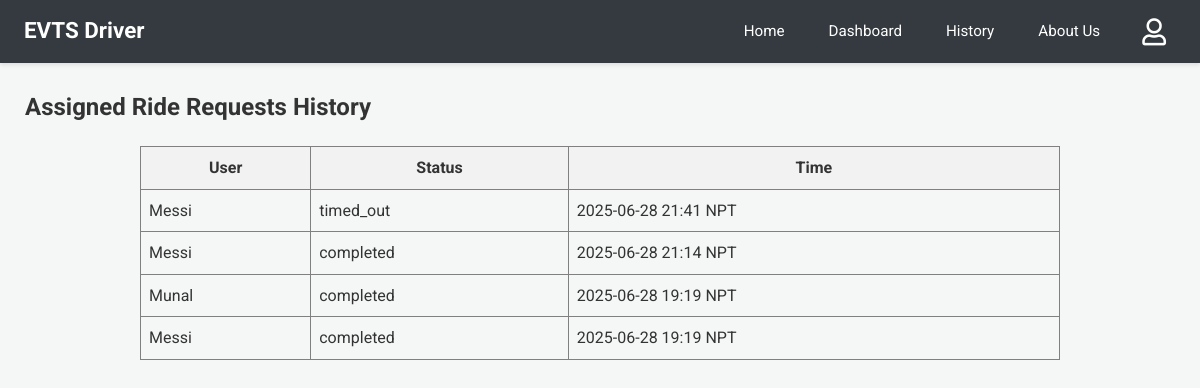
The page /driver-history (signed in) on the database as committed earlier.
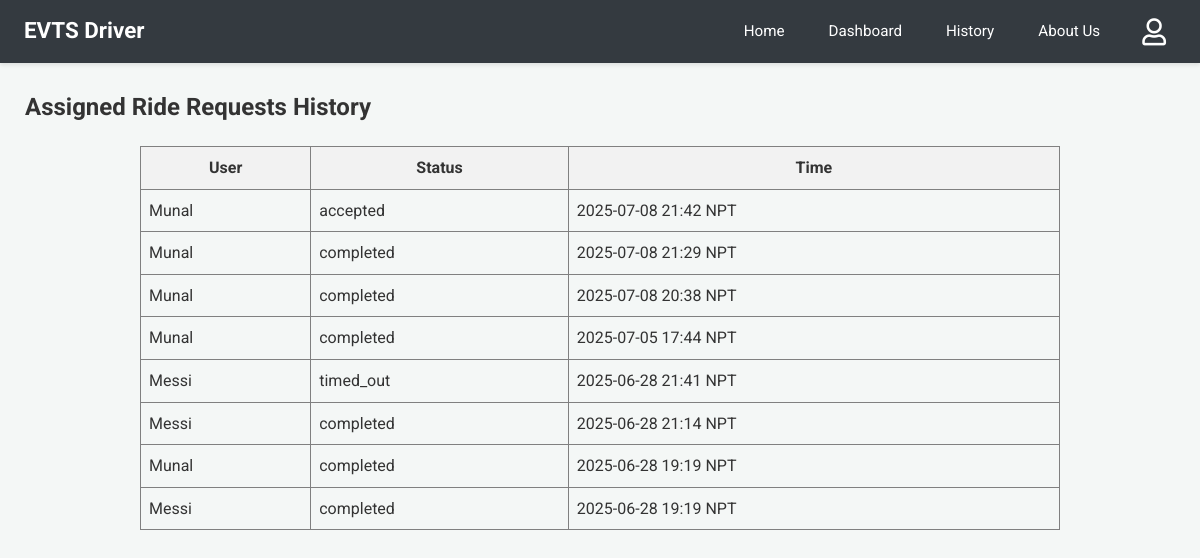
The same page on the database as committed later.
### app.py (models this page shows)
class User(db.Model):
    email = db.Column(db.String(120), primary_key=True)
    name = db.Column(db.String(100))
    phone = db.Column(db.String(15))
    password = db.Column(db.String(256)) # Increased length for hash
    latitude = db.Column(db.Float, nullable=True)
    longitude = db.Column(db.Float, nullable=True)

class RideRequest(db.Model):
    __tablename__ = 'ride_request'
    id = db.Column(db.Integer, primary_key=True)
    user_email = db.Column(db.String(100), nullable=False)
    driver_email = db.Column(db.String(100), nullable=False)
    user_latitude_at_request = db.Column(db.Float, nullable=True)
    user_longitude_at_request = db.Column(db.Float, nullable=True)
    timestamp = db.Column(db.DateTime, default=lambda: datetime.now(timezone.utc))
    status = db.Column(db.String(20), default='Pending')

### app.py (the view)
@app.route('/driver-history')
@login_required_driver
def driver_history():
    reqs_db = RideRequest.query.filter_by(driver_email=session['driver']).order_by(RideRequest.timestamp.desc()).all()
    s_reqs = [{'user_name': (User.query.get(r.user_email).name or r.user_email if User.query.get(r.user_email) else "N/A"),
               'status': r.status, 'timestamp': format_datetime_npt(r.timestamp)} for r in reqs_db]
    response = make_response(render_template('driver_history.html', requests=s_reqs))
    return add_no_cache_to_response(response)

### app.py (called while the page is built)
def format_datetime_npt(dt_utc):
    if dt_utc is None: return "N/A"
    if dt_utc.tzinfo is None or dt_utc.tzinfo.utcoffset(dt_utc) is None:
        dt_utc = dt_utc.replace(tzinfo=timezone.utc)
    else:
        dt_utc = dt_utc.astimezone(timezone.utc)
    dt_npt = dt_utc.astimezone(NPT)
    return dt_npt.strftime('%Y-%m-%d %H:%M NPT')

def login_required_driver(f):
    @wraps(f)
    def decorated_function(*args, **kwargs):
        if 'driver' not in session:
            return redirect(url_for('login', next=request.url))
        return f(*args, **kwargs)
    return decorated_function

def add_no_cache_to_response(response):
    response.headers["Cache-Control"] = "no-cache, no-store, must-revalidate, public, max-age=0"
    response.headers["Pragma"] = "no-cache"
    response.headers["Expires"] = "0"
    return response

### templates/driver_history.html
{% extends 'driver_base.html' %}
{% block content %}
<h2>Assigned Ride Requests History</h2>
{% if requests %}
<table border="1" cellpadding="8" cellspacing="0" style="border-collapse: collapse; width: 80%; margin: 20px auto;">
  <thead>
    <tr style="background-color: #f2f2f2;">
      <th>User</th>
      <th>Status</th>
      <th>Time</th>
    </tr>
  </thead>
  <tbody>
  {% for req in requests %}
  <tr>
    <td>{{ req.user_name }}</td>
    <td>{{ req.status }}</td>
    <td>{{ req.timestamp }}</td>
  </tr>
  {% endfor %}
  </tbody>
</table>
{% else %}
<p>You have no assigned ride request history.</p>
{% endif %}
{% endblock %}

Rows that differ between the two databases and show on the page:
added RideRequest: status "accepted"
added RideRequest: status "completed"
added RideRequest: status "completed"
added RideRequest: status "completed"
Other text that changed with them:
new list line: "Munal"
new list line: "2025-07-08 21:42 NPT"
new list line: "2025-07-08 21:29 NPT"
new list line: "2025-07-08 20:38 NPT"
new list line: "2025-07-05 17:44 NPT"
